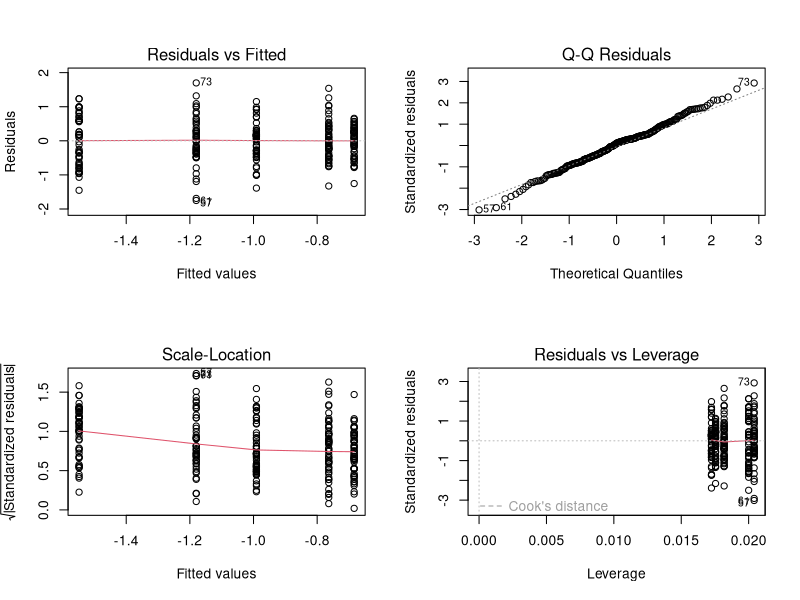
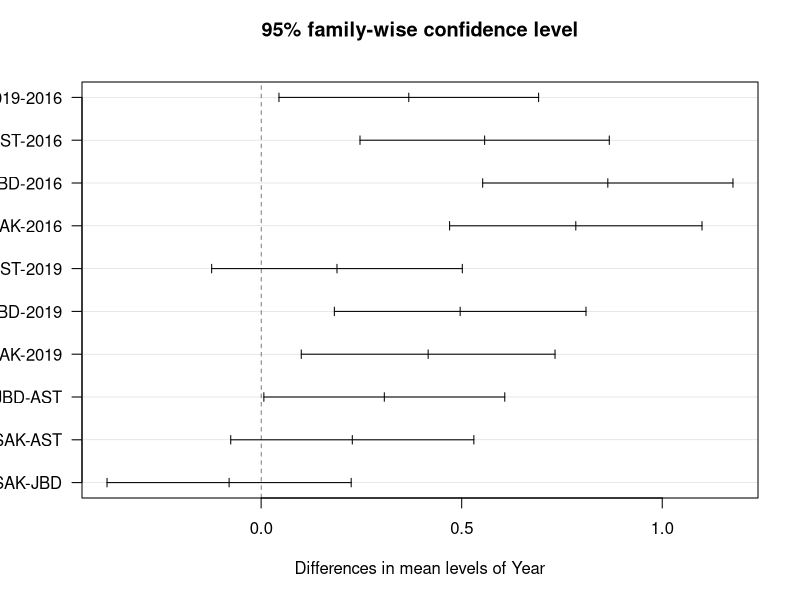

These charts were generated, in order, by the following R code: (Note: this script raises an error after producing the figures.)
## ---- chunk 1
knitr::opts_chunk$set(fig.width=6.5, fig.height=5,
                      echo=FALSE, warning=FALSE, message=FALSE)
## ---- chunk 2
list.of.packages <-
  c(
    "dplyr",
    "tidyr",
    "ggplot2",
    "knitr",
    "readxl",
    "egg",
    "car",
    "emmeans",
    "effects",
    "multcomp",
    "broom",
    "dotwhisker",
    "broom.mixed",
    "agricolae",
    "ggpubr",
    "ggplot2",
    "knitr",
    "here",
    "PerformanceAnalytics",
    "readxl",
    "Hmisc",
    "GGally",
    "corrplot"
  )

new.packages <-
  list.of.packages[!(list.of.packages %in% installed.packages()[, "Package"])]

#Download packages that are not already present in the library
if (length(new.packages))
  install.packages(new.packages)

packages_load <-
  lapply(list.of.packages, require, character.only = TRUE)

#Print warning if there is a problem with installing/loading some of packages
if (any(as.numeric(packages_load) == 0)) {
  warning(paste("Package/s: ", paste(list.of.packages[packages_load != TRUE], sep = ", "), "not loaded!"))
} else {
  print("All packages were successfully loaded.")
}
rm(list.of.packages, new.packages, packages_load)

#if instal is not working try 
#install.packages("ROCR", repos = c(CRAN="https://cran.r-project.org/"))
## ---- chunk 3
dta <- read_excel("dta/Fungicide.xlsx", 
                sheet = "Sheet1",
                col_types = c("text", "text", "text", "numeric"))
summary(dta)
dta <- 
  pivot_wider(dta, names_from  = "Chemical", values_from = "EC50" )
## ---- chunk 4
one.way <- aov(APN ~ Year, data = dta)

summary(one.way)

par(mfrow=c(2,2))
plot(one.way)
par(mfrow=c(1,1))
## ---- chunk 5
tukey.one.way<-TukeyHSD(one.way)

tukey.one.way
## ---- chunk 6
tukey.plot.aov<-aov(APN ~ Year, data=dta)
## ---- chunk 7
tukey.plot.test<-TukeyHSD(tukey.plot.aov)
plot(tukey.plot.test, las = 1)
## ---- chunk 8
tukey.one.way <- TukeyHSD(one.way, Year = 'group')
tukey.one.way
## ---- chunk 9
(hsd<-HSD.test(one.way, "Year"))

GetLetters <- function(df, group, fit){
df_letters <- df$groups
df_letters$Chemical <- group
df_letters[,group] <-NULL
df_letters$Year <- rownames(df_letters)

# broom.mixed::tidy(fit, conf.int = TRUE)

return(df_letters)
}
df_let <- GetLetters(hsd, "APN")

## ---- chunk 10
one.way <- aov(FNX ~ Year, data = dta)

summary(one.way)

par(mfrow=c(2,2))
plot(one.way)
par(mfrow=c(1,1))
## ---- chunk 11
tukey.one.way<-TukeyHSD(one.way)

tukey.one.way
## ---- chunk 12
tukey.plot.aov<-aov(FNX ~ Year, data=dta)
## ---- chunk 13
tukey.plot.test<-TukeyHSD(tukey.plot.aov)
plot(tukey.plot.test, las = 1)
## ---- chunk 14
hsd<-HSD.test(one.way, "Year")
hsd
## ---- chunk 15
df_let <- bind_rows(df_let,GetLetters(hsd, "FNX"))
## ---- chunk 16
one.way <- aov(FLX ~ Year, data = dta)

summary(one.way)

par(mfrow=c(2,2))
plot(one.way)
par(mfrow=c(1,1))
## ---- chunk 17
tukey.one.way<-TukeyHSD(one.way)

tukey.one.way
## ---- chunk 18
tukey.plot.aov<-aov(FLX ~ Year, data=dta)
## ---- chunk 19
tukey.plot.test<-TukeyHSD(tukey.plot.aov)
plot(tukey.plot.test, las = 1)
## ---- chunk 20
hsd<-HSD.test(one.way, "Year")
hsd

## ---- chunk 21
df_let <- bind_rows(df_let,GetLetters(hsd, "FLX"))

## ---- chunk 22
one.way <- aov(MFZ ~ Year, data = dta)

summary(one.way)

par(mfrow=c(2,2))
plot(one.way)
par(mfrow=c(1,1))
## ---- chunk 23
tukey.one.way<-TukeyHSD(one.way)

tukey.one.way
## ---- chunk 24
tukey.plot.aov<-aov(MFZ ~ Year, data=dta)
## ---- chunk 25
tukey.plot.test<-TukeyHSD(tukey.plot.aov)
plot(tukey.plot.test, las = 1)
## ---- chunk 26
hsd<-HSD.test(one.way, "Year")
hsd
## ---- chunk 27
df_let <- bind_rows(df_let,GetLetters(hsd, "MFZ"))

## ---- chunk 28
one.way <- aov(PDZ ~ Year, data = dta)

summary(one.way)

par(mfrow=c(2,2))
plot(one.way)
par(mfrow=c(1,1))
## ---- chunk 29
tukey.one.way<-TukeyHSD(one.way)

tukey.one.way
## ---- chunk 30
tukey.plot.aov<-aov(PDZ ~ Year, data=dta)
## ---- chunk 31
tukey.plot.test<-TukeyHSD(tukey.plot.aov)
plot(tukey.plot.test, las = 1)
## ---- chunk 32
hsd<-HSD.test(one.way, "Year")
hsd
## ---- chunk 33
df_let <- bind_rows(df_let,GetLetters(hsd, "PDZ"))

## ---- chunk 34
one.way <- aov(TBZ ~ Year, data = dta)

summary(one.way)

par(mfrow=c(2,2))
plot(one.way)
par(mfrow=c(1,1))
## ---- chunk 35
tukey.one.way<-TukeyHSD(one.way)

tukey.one.way
## ---- chunk 36
tukey.plot.aov<-aov(PDZ ~ Year, data=dta)
## ---- chunk 37
tukey.plot.test<-TukeyHSD(tukey.plot.aov)
plot(tukey.plot.test, las = 1)
## ---- chunk 38
hsd<-HSD.test(one.way, "Year")
hsd
## ---- chunk 39
df_let <- bind_rows(df_let,GetLetters(hsd, "TBZ"))

## ---- chunk 40
dta <- 
  pivot_longer(dta, cols = c("APN","FNX","FLX","MFZ","PDZ","TBZ"),
             names_to = "Chemical",
             values_to = "EC50")
## ---- chunk 41
plotdata <- 
  df_let %>% 
left_join(dta, df_let, by = c("Year", "Chemical")) %>% 
  mutate_if(sapply(., is.character), as.factor) %>% 
  group_by(Year, Chemical) %>% 
  mutate(letter_height = max(EC50, na.rm = TRUE)) %>%
  ungroup() %>%
  mutate(Chemical = ifelse(Chemical %in% c("MFZ","PDZ","TBZ"), paste(Chemical,"(Azole)"),
                           ifelse(Chemical %in% c( "APN","FLX"),paste(Chemical,"(SHDI)"),
                                  ifelse( Chemical== "FNX", paste(Chemical, "(QiI)"),Chemical))
  )
  )
## ---- chunk 42
plotdata %>% 
  ggplot( aes(Year, EC50, colour = Year)) +
  geom_jitter(size=0.5, alpha=0.3,width = 0.2) +
  stat_summary(fun.data = 'mean_se', geom = 'errorbar', width = 0.3, colour = "black") +
  stat_summary(fun.data = 'mean_se', geom = 'pointrange',size = .1 ,colour = "black") +
  geom_text(aes(label = groups, y = letter_height + .4, x = Year),
            size = 3.5, colour = "black") +
  facet_wrap(~Chemical, nrow = 1)+
  
  xlab("Isolate collection")+
  ylab("Sensitivity") +
  labs(color = "Year:") +
  egg::theme_article()+
  # coord_equal(6 / 2) +
    scale_color_brewer(palette = "Dark2")+

  scale_y_continuous(limits = c(-3, 2.4)) +
  theme(text = element_text(size = 11),
        legend.position = "top",
        axis.text.x = element_text(angle = 40, vjust = 0.9, hjust=.9),
        axis.text.y = element_text(size= 7.5)) +
  guides(colour = guide_legend(override.aes = list(size=3)))+
  ggsave(
    here::here("res", "final_fungicide_plot_horisontal.png"),
    width = 8,
    height = 4.5,
    dpi =500,
    limitsize = F
  ) 

## ---- chunk 43
plotdata %>% 
  ggplot( aes(Year, EC50, colour = Year)) +
  geom_jitter(size=0.5, alpha=0.3,width = 0.2) +
  stat_summary(fun.data = 'mean_se', geom = 'errorbar', width = 0.5, colour = "black") +
  stat_summary(fun.data = 'mean_se', geom = 'pointrange',size = .1 ,colour = "black") +
  geom_text(aes(label = groups, y = letter_height + .4, x = Year),
            size = 3.5, colour = "black") +
  facet_wrap(~Chemical)+
  scale_color_brewer(palette = "Dark2")+
  xlab("Isolate collection")+
  ylab("Sensitivity") +
  labs(color = "Year:") +
  egg::theme_article()+
  # coord_equal(6 / 2) +
  scale_y_continuous(limits = c(-3, 2.4)) +
  theme(text = element_text(size = 11.5),
        legend.position = "top") +
  guides(colour = guide_legend(override.aes = list(size=3)))+
  ggsave(
    here::here("res", "final_fungicide_plot.png"),
    width = 5.3,
    height = 6,
    dpi =500,
    limitsize = F
  ) 
## ---- chunk 44
dta <- 
  pivot_wider(dta, names_from  = "Chemical", values_from = "EC50" )
dta <- dta[c("APN","FNX","FLX","MFZ","PDZ","TBZ")]
## ---- chunk 45
chart.Correlation(dta)
## ---- chunk 46
cor.dta <- cor(dta, method = c("spearman"))
cor.dta1 <- rcorr(cor.dta, type = "spearman")
str(cor.dta1)
## ---- chunk 47
png(filename = "res/scatterplot.png")
plot(dta, pch=20, cex=0.5, col="4", order=NULL, upper.panel=NULL, main="Cross-Resistance")
dev.off()
## ---- chunk 48
mycor <- rcorr(as.matrix(dta), type = "spearman")
          mycor$r
          mycor$P
## ---- chunk 49
ggcorr(dta, label = TRUE,label_round = 2, method = c("everything", "spearman" ))
ggsave(here::here("res", "correlationplot.png"))

## ---- chunk 50
# mat : is a matrix of data
# ... : further arguments to pass to the native R cor.test function
cor.mtest <- function(mat, ...) {
  mat <- as.matrix(mat)
  n <- ncol(mat)
  p.mat <- matrix(NA, n, n)
  diag(p.mat) <- 0
  for (i in 1:(n - 1)) {
    for (j in (i + 1):n) {
      tmp <- cor.test(mat[, i], mat[, j], ...)
      p.mat[i, j] <- p.mat[j, i] <- tmp$p.value
    }
  }
  colnames(p.mat) <- rownames(p.mat) <- colnames(mat)
  p.mat
}
# matrix of the p-value of the correlation
p.mat <- cor.mtest(dta)
p.mat



## ---- chunk 51
col <-
  colorRampPalette(c("#BB4444", "#EE9988", "#FFFFFF", "#77AADD", "#4477AA"))

png(here("res", "correlation_pairs_plot_significance.png"))
corrplot(
  cor.dta,
  method = "color",
  col = col(200),
  type = "upper",
  # order="hclust",
  addCoef.col = "black",
  tl.col = "black",
  number.cex = 1.1,
  tl.cex = 1.1,
  tl.srt = 0,
  tl.offset = 1.1,
  #Significance 
  p.mat = p.mat,
  sig.level = 0.05,
  insig = "blank" #change here to get different options for significance
)


dev.off()
